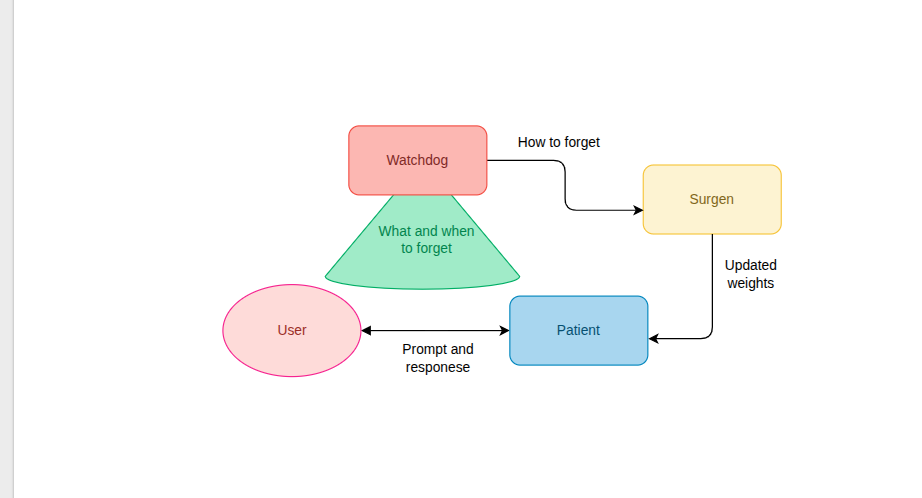
#> input picture image copy.png, 922 x 498 px
$ python color_space.py '../image copy.png'
#> lines starting #> are read from the running program, lines starting #| are printed output that depends on the picture
"""Problem 1: Color Space - RGB to YCbCr, per-channel variance, chroma sub-sampling.

Usage:
    python3 color_space.py path/to/fabric.png
"""
import sys
import numpy as np
from PIL import Image


def rgb_to_ycbcr(img_rgb: np.ndarray) -> np.ndarray:
    """Convert an 8-bit RGB image (H,W,3) to YCbCr using the ITU-R BT.601 full-range
    convention (same as PIL's 'YCbCr' mode)."""
    return np.array(Image.fromarray(img_rgb, mode="RGB").convert("YCbCr"))


def channel_variance(img_ycbcr: np.ndarray) -> dict:
    y, cb, cr = img_ycbcr[..., 0], img_ycbcr[..., 1], img_ycbcr[..., 2]
    return {
        "Y": float(np.var(y.astype(np.float64))),
        "Cb": float(np.var(cb.astype(np.float64))),
        "Cr": float(np.var(cr.astype(np.float64))),
    }


def subsample_channel(channel: np.ndarray) -> np.ndarray:
    """Replace every 2x2 block with its average, keeping the original resolution."""
    h, w = channel.shape
    h2, w2 = h - (h % 2), w - (w % 2)
    c = channel[:h2, :w2].astype(np.float64)

    blocks = c.reshape(h2 // 2, 2, w2 // 2, 2)
    block_avg = blocks.mean(axis=(1, 3))

    out = np.repeat(np.repeat(block_avg, 2, axis=0), 2, axis=1)

    result = channel.astype(np.float64).copy()
    result[:h2, :w2] = out
    return np.clip(np.round(result), 0, 255).astype(np.uint8)


def main(path: str) -> None:
#> called with path = '../image copy.png'
    img_rgb = np.array(Image.open(path).convert("RGB"))
    print(f"Loaded {path}: shape={img_rgb.shape}, dtype={img_rgb.dtype}")
#| Loaded ../image copy.png: shape=(498, 922, 3), dtype=uint8

    # (a) Convert to YCbCr
    img_ycbcr = rgb_to_ycbcr(img_rgb)
#> in rgb_to_ycbcr, `return np.array(Image.fromarray(img_rgb, mode="RGB").convert("YCbCr"))`:
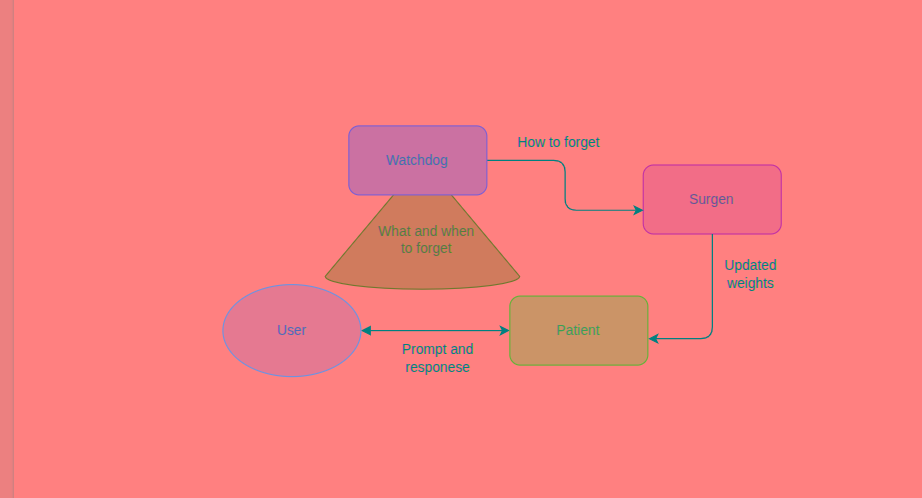
#> returned value: shape (498, 922, 3); mean of channels 0, 1, 2 248.6, 127.4, 127.8; drawn as R, G, B
    Image.fromarray(img_ycbcr, mode="YCbCr").convert("RGB").save("fabric_ycbcr_asRGB.png")
    np.save("fabric_ycbcr.npy", img_ycbcr)

    # (b) Per-channel variance
    variances = channel_variance(img_ycbcr)
#> in channel_variance, `y, cb, cr = img_ycbcr[..., 0], img_ycbcr[..., 1], img_ycbcr[..., 2]`:
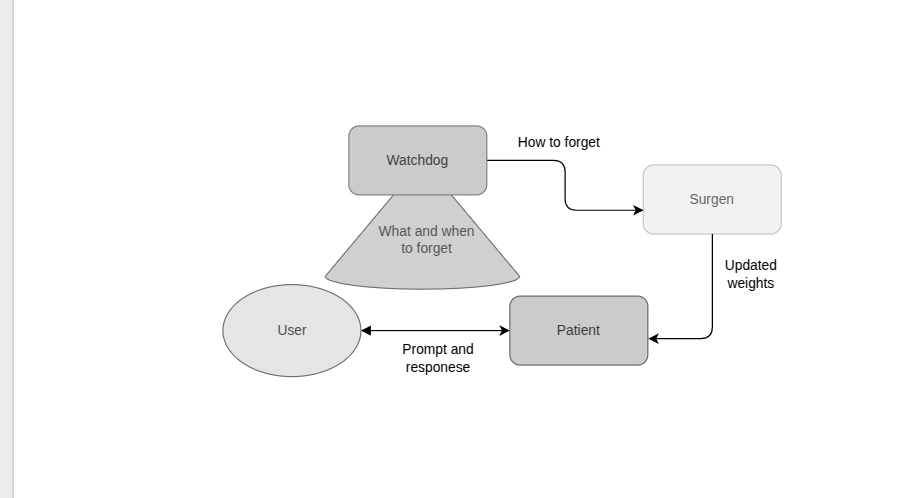
#> y: shape (498, 922); min 0, max 255, mean 248.6
#> in channel_variance, `y, cb, cr = img_ycbcr[..., 0], img_ycbcr[..., 1], img_ycbcr[..., 2]`:
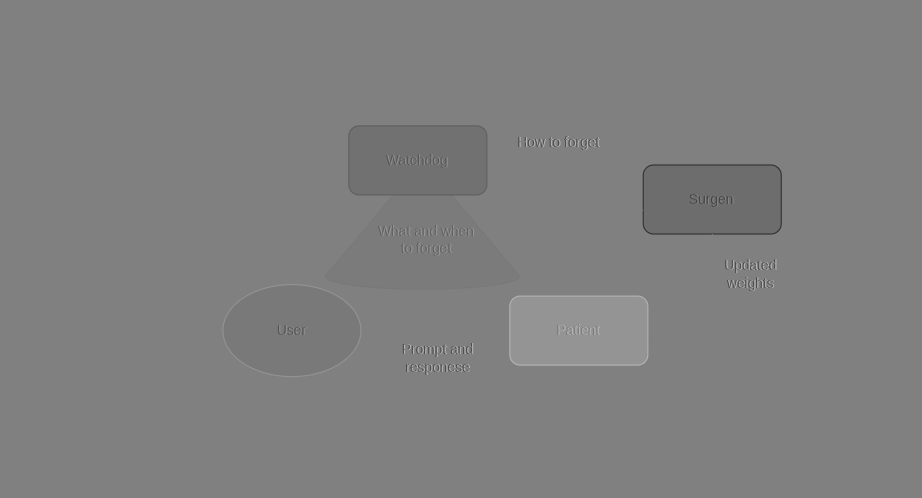
#> cb: shape (498, 922); min 50, max 181, mean 127.4
#> in channel_variance, `y, cb, cr = img_ycbcr[..., 0], img_ycbcr[..., 1], img_ycbcr[..., 2]`:
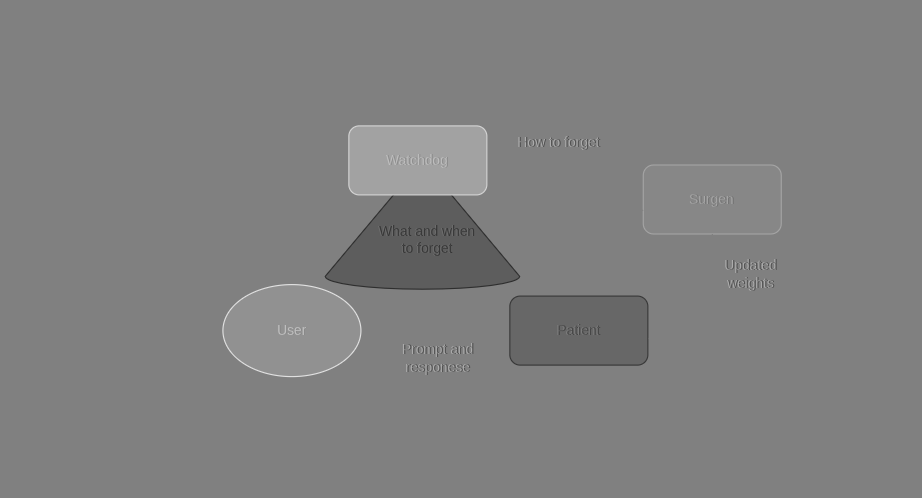
#> cr: shape (498, 922); min 46, max 225, mean 127.8
#> variances = {'Y': 458, 'Cb': 34.53, 'Cr': 103.7}
    print("\n(b) Per-channel variance (YCbCr):")
    for k, v in variances.items():
        print(f"  {k}: {v:.3f}")
#> this loop made 3 passes
#> (k, v) on passes 1 to 3: ('Y', 458), ('Cb', 34.53), ('Cr', 103.7)
#|   Y: 458.047
#|   Cb: 34.526
#|   Cr: 103.692

    # (c) Chroma sub-sampling on Cb, Cr (2x2 block averaging)
    y, cb, cr = img_ycbcr[..., 0], img_ycbcr[..., 1], img_ycbcr[..., 2]
    cb_sub = subsample_channel(cb)
    cr_sub = subsample_channel(cr)
    img_ycbcr_sub = np.stack([y, cb_sub, cr_sub], axis=-1)

    img_rgb_sub = np.array(Image.fromarray(img_ycbcr_sub, mode="YCbCr").convert("RGB"))
    Image.fromarray(img_rgb_sub).save("fabric_chroma_subsampled.png")
    print("\n(c) Wrote fabric_chroma_subsampled.png (Y kept full-res, Cb/Cr 2x2-block-averaged)")

    diff = img_rgb.astype(np.float64) - img_rgb_sub.astype(np.float64)
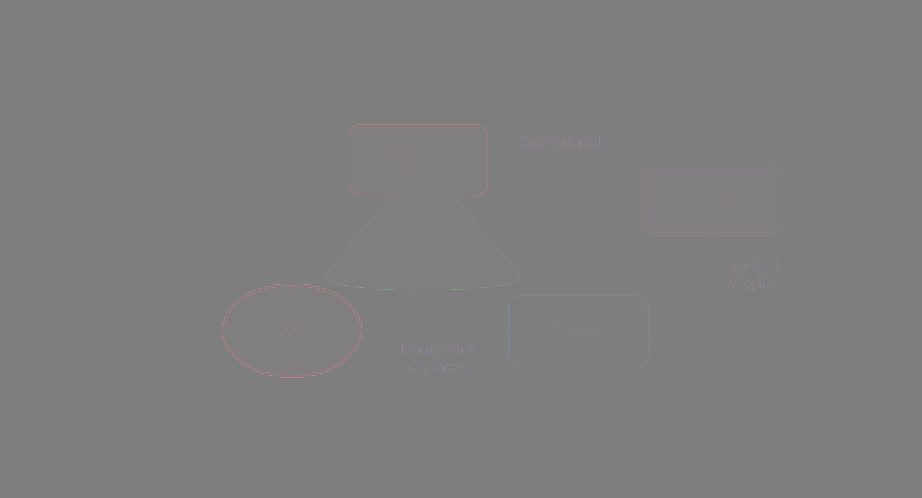
#> diff: shape (498, 922, 3) float64; mean R, G, B 0.3, 0, 0.2; drawn with min black and max white
    print(f"    Mean abs RGB difference vs original: {np.mean(np.abs(diff)):.4f}")
#|     Mean abs RGB difference vs original: 0.4583
    print(f"    Max abs RGB difference vs original:  {np.max(np.abs(diff)):.1f}")
#|     Max abs RGB difference vs original:  100.0


if __name__ == "__main__":
    if len(sys.argv) != 2:
        print("Usage: python3 color_space.py path/to/fabric.png")
        sys.exit(1)
    main(sys.argv[1])
